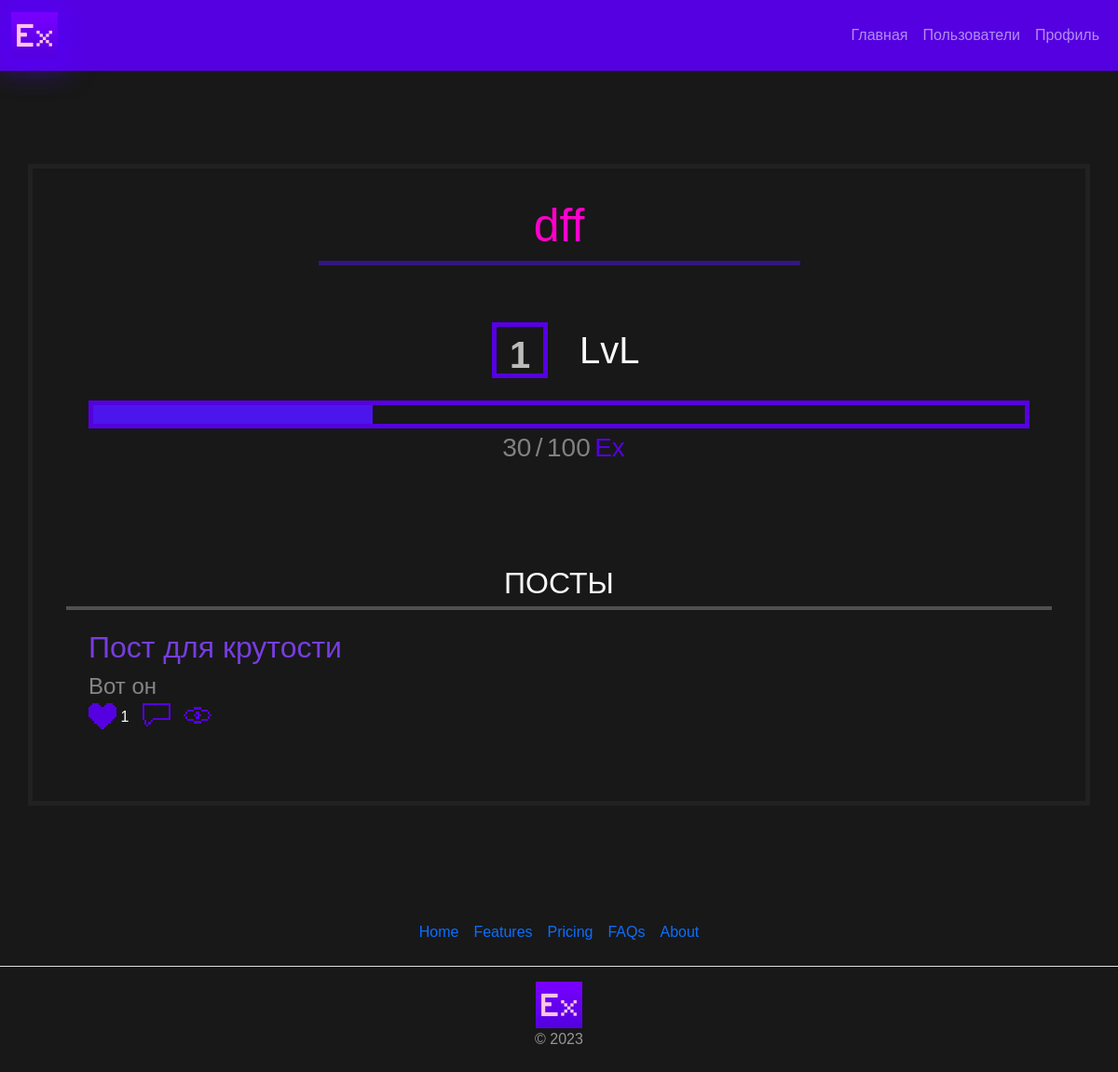
Before: /user/dff (signed in) with the older database file.
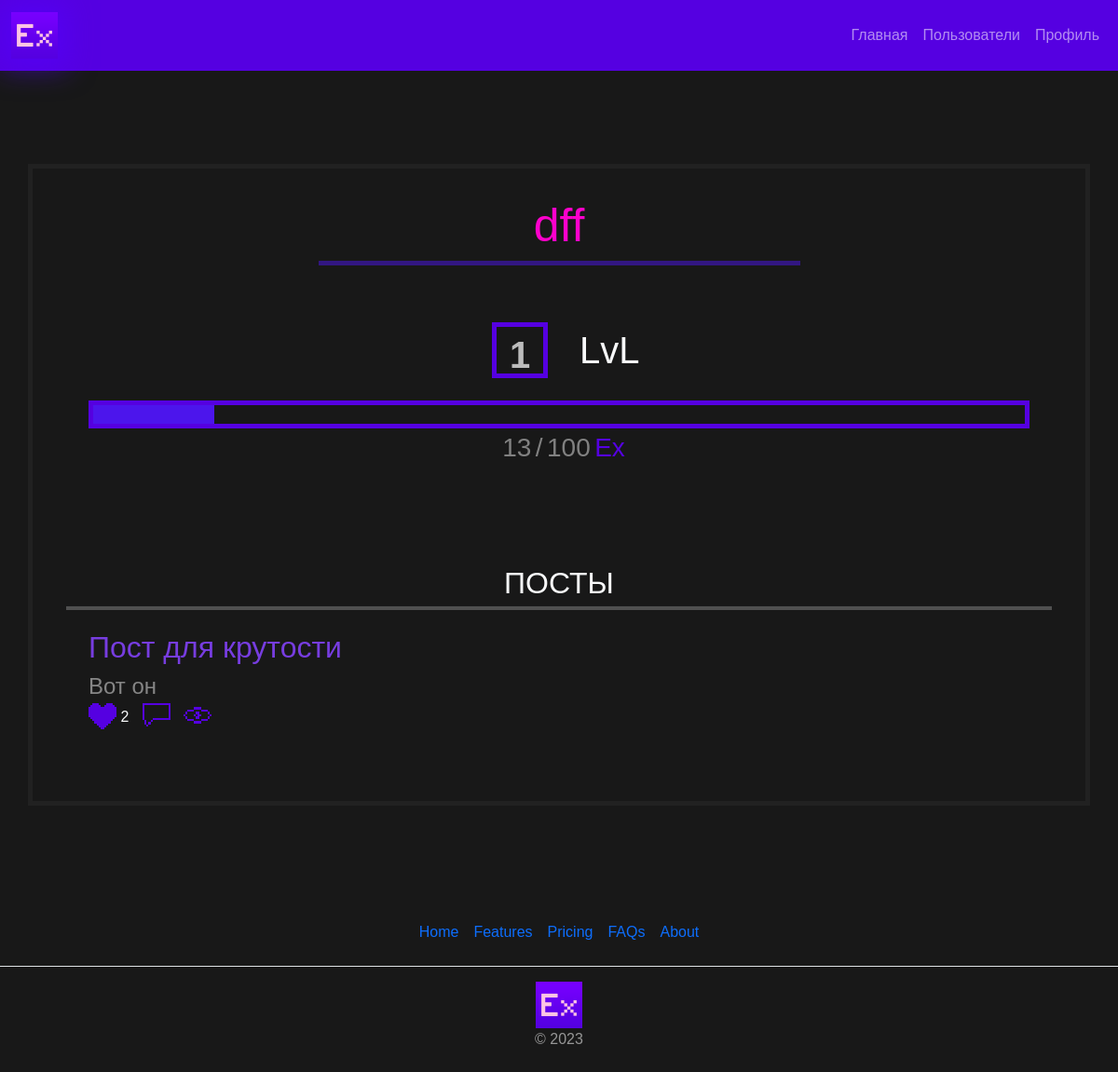
After: the same page with the newer database file.
### app/models.py (models this page shows, shortened)
class User(db.Model, UserMixin):
    __tablename__ = 'users'
    id = db.Column(db.Integer, primary_key=True)
    username = db.Column(db.String(255), unique=True)
    password = db.Column(db.String(255))
    level = db.Column(db.Integer(), default=1)
    exp = db.Column(db.Integer(), default=0)
    active = db.Column(db.Boolean())
    roles = db.relationship('Role', secondary='user_roles')

class Post(db.Model):
    __tablename__ = 'posts'
    id = db.Column(db.Integer, primary_key=True)
    title = db.Column(db.String(255))
    content = db.Column(db.Text)
    pub_date = db.Column(db.DateTime, default=datetime.utcnow)
    user_id = db.Column(db.Integer, db.ForeignKey('users.id'))
    user = db.relationship('User', backref=db.backref('posts', lazy='dynamic'))

### app/routes.py (the view)
@app.route('/user/<string:username>')
@login_required
def get_user(username):
    user = User.query.filter_by(username=username).first()
    posts = Post.query.filter_by(user_id=user.id).order_by(Post.id.desc()).all()
    likes = {}
    for post in posts:
        liked_by_user = False
        print(Like.query.filter_by(user_id=current_user.id, post_id=post.id).first())
        if Like.query.filter_by(user_id=current_user.id, post_id=post.id).first():
            liked_by_user = True
        likes[post.id] = {
            'count': get_post_likes(post.id),
            'liked_by_user': liked_by_user
        }
        print(likes[post.id])
    return render_template('user_profile.html', User=user, Posts=posts, Likes=likes)

### app/routes.py (called while the page is built)
def get_post_likes(post_id):
    try:
        post_likes = Like.query.filter_by(post_id=post_id).count()
        return post_likes
    except Exception as e:
        return -1

### app/templates/user_profile.html (shortened to what this page needs)
{% extends "base.html" %}
{% block content %}
<div class="container">
    <div class="row d-flex justify-content-center" style="border: #212121 solid 5px; padding: 2vw 3vw">
        <div class="row">
            <div class="col-12 text-center">
                {% if User.username == current_user.username %}
                <span class="title ex-txt" style="color: #ff00cc; font-size: 50px; word-wrap: break-word">{{ User.username }} (Вы)</span>
                {% else %}
                <span class="title ex-txt" style="color: #ff00cc; font-size: 50px; word-wrap: break-word">{{ User.username }}</span>
                {% endif %}
            </div>
            <hr class="def-hr" style="width: 50%; margin-left: auto; margin-right: auto; background: #4c15ec;
            border-color: #4c15ec; opacity: 50%">
            <div class="col-12 text-center">
                <div class="row">
                <div class="col-6">
                    <b class="fs-1" id="lvl" style="color: #bbbbbb; float: right; padding: 0 0 20px 0">
                        {{ User.level }}
                    </b>
                </div>
                <div class="col-6">
                <span class="text-light fs-1" style="margin-left: 10px; float: left">
                    LvL
                </span>
                </div>
                    </div>
            </div>
            <div class="col-12 mt-4 text-center">
                <div class="bar-border" style="height: 30px; width: 100%">
                    <div class="bar" id="expValue{{ User.id }}bar" style="width: {{User.exp/(100*(User.level**2))*100 }}%"></div>
                </div>
                <span class="fs-3" id="expValue{{ User.id }}" style="color: #818181; margin-left: 10px">{{ User.exp }}</span>
                <span class="fs-3" style="color: #818181">/</span>
                <span class="fs-3" style="color: #818181">{{ (100*(User.level**2)) }}</span>
                <span class="fs-3 ex-txt" id="ex_end"> Ex</span>
            </div>
        </div>
        {% if User.username == current_user.username %}
        <a class="nav-link text-center" style="justify-content: flex-end;" href="{{ url_for('add_post') }}">
            <div class="a-link">
                <span class="fs-1">+ ПОСТ</span>
            </div>
        </a>
        {% else %}
        <span class="fs-2 text-center text-light">
            ПОСТЫ
        </span>
        {% endif %}
        <hr class="def-hr">
        {% for post in Posts %}
        <div class="row">
            <div class="col-12">
                <span class="ex-title fs-2">{{ post.title }}</span><br>
                <span class="ex-post-txt fs-4">{{ post.content }}</span><br>
            </div>
            <div class="row">
                <div class="col-12">
                    <img id="like_img_{{ post.id }}" class="post_bot"
                         src="{{ url_for('static', filename='imgs/fill-like.png') if Likes[post.id]['liked_by_user'] else url_for('static', filename='imgs/like.png') }}"
                         alt="like" width="30px"
                         style="image-rendering: pixelated;" onclick="likePost({{ post.id }})">
                    <span id="likes_{{ post.id }}" class="text-light">{{ Likes[post.id]['count'] }}</span>
                    <a href="{{ url_for('get_comments', post_id=post.id) }}" style="text-decoration: none"> <img
                            class="post_bot" src="{{ url_for('static', filename='imgs/comment.png') }}" alt="comm"
                            width="30px" height="32px"
                            style="image-rendering: pixelated; margin-top: -2px; margin-left: 10px;">
                    </a>
                    <img class="" src="{{ url_for('static', filename='imgs/Views.png') }}" alt="views"
                         width="30px" height="32px"
                         style="image-rendering: pixelated; margin-top: -5px; margin-left: 10px;">
                </div>
            </div>
        </div>
        {% endfor %}
    </div>
</div>
{% endblock %}

### app/templates/base.html (shortened to what this page needs)
<!DOCTYPE html>
<html lang="ru">
<head>
    <link href="https://cdn.jsdelivr.net/npm/bootstrap@5.3.2/dist/css/bootstrap.min.css" rel="stylesheet"
>
    <link rel="stylesheet" href="https://cdn.jsdelivr.net/npm/bootstrap-icons@1.8.1/font/bootstrap-icons.css">
    <link rel="stylesheet" href="{{ url_for('static', filename='css/style.css') }}">
</head>
<body>
<header>
    <nav class="navbar navbar-expand-sm navbar-dark">
        <div class="container-fluid">
            <a class="navbar-brand" href="{{ url_for('index') }}">
                <img src="{{ url_for('static', filename='imgs/logo.png') }}" alt="LOGO" width="50px"
                     style="object-fit: cover; object-fit: cover; box-shadow: 0px 0px 30px 10px rgba(85,0,255,0.54);">
            </a>
            <div class="collapse navbar-collapse" id="collapsibleNavbar" style="justify-content: flex-end;">
                <ul class="navbar-nav">
                    <li class="nav-item">
                        <a class="nav-link" href="{{ url_for('index') }}">Главная</a>
                    </li>
                    <li class="nav-item">
                        <a class="nav-link" href="{{ url_for('users') }}">Пользователи</a>
                    </li>
                    {% if current_user.is_authenticated %}
                    <li class="nav-item">
                            <a class="nav-link" href="{{ url_for('get_user', username = current_user.username) }}">Профиль</a>
                    </li>
                    {% else %}
                    <li class="nav-item">
                        <a class="nav-link" style="justify-content: flex-end;" href="{{ url_for('login') }}">Войти</a>
                    </li>
                    {% endif %}
                </ul>
            </div>
        </div>
    </nav>
</header>
<main>
    {% block content %}{% endblock %}
</main>
<footer class="py-3 mt-4" style="color: rgba(255,255,255,0.55)">
    <ul class="nav justify-content-center border-bottom pb-3 mb-3">
      <li class="nav-item"><a href="#" class="nav-link px-2">Home</a></li>
      <li class="nav-item"><a href="#" class="nav-link px-2">Features</a></li>
      <li class="nav-item"><a href="#" class="nav-link px-2">Pricing</a></li>
      <li class="nav-item"><a href="#" class="nav-link px-2">FAQs</a></li>
      <li class="nav-item"><a href="#" class="nav-link px-2">About</a></li>
    </ul>
    <a href="{{ url_for('index') }}" class="d-flex justify-content-center">
                <img src="{{ url_for('static', filename='imgs/logo.png') }}" alt="LOGO" width="50px">
            </a>
    <p class="text-center">© 2023</p>
  </footer>
</body>
</html>

### app/static/css/style.css (style rules this page uses)
html { cursor: url("../imgs/cursor.png"), auto; }
a, a:focus { cursor: url("../imgs/cursor.png"), auto; }
.navbar { background: #5500e1; }
.ex-txt { color: #5500e1; }
.ex-title { color: #773de0; }
.ex-post-txt { color: #868686; }
.post_bot { transition: .5s; border-bottom: 3px solid transparent; }
body { background: #181818; font-family: 'monocraft', sans-serif; }
.bar { height: 20px; background: #4c15ec; transition: width 0.3s; }
.bar-border { border: solid #5500e1 5px; }
.def-hr { height: 5px; background: whitesmoke; }
#lvl { border: solid #5500e1 5px; width: 60px; height: 60px; text-align: center; vertical-align: center; padding: 5px 10px; }

Changed rows visible on the page:
changed User "dff": exp "30" → "13"
computed for Post "Пост для крутости": Likes "1" → "2"
